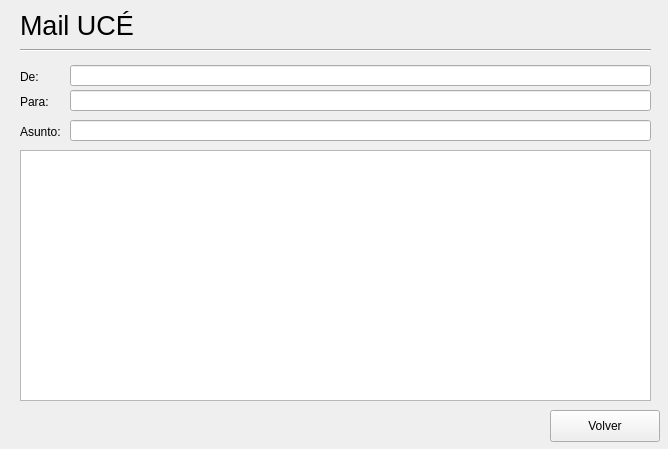
<?xml version="1.0" encoding="UTF-8"?>
<ui version="4.0">
 <class>Form</class>
 <widget class="QWidget" name="Form">
  <property name="geometry">
   <rect>
    <x>0</x>
    <y>0</y>
    <width>668</width>
    <height>449</height>
   </rect>
  </property>
  <property name="windowTitle">
   <string>Mail UCÉ - Leer Correo</string>
  </property>
  <property name="windowOpacity">
   <double>1.000000000000000</double>
  </property>
  <widget class="Line" name="line">
   <property name="geometry">
    <rect>
     <x>20</x>
     <y>40</y>
     <width>631</width>
     <height>20</height>
    </rect>
   </property>
   <property name="orientation">
    <enum>Qt::Horizontal</enum>
   </property>
  </widget>
  <widget class="QLabel" name="label">
   <property name="geometry">
    <rect>
     <x>20</x>
     <y>10</y>
     <width>381</width>
     <height>31</height>
    </rect>
   </property>
   <property name="font">
    <font>
     <pointsize>20</pointsize>
    </font>
   </property>
   <property name="text">
    <string>Mail UCÉ</string>
   </property>
  </widget>
  <widget class="QLabel" name="label_2">
   <property name="geometry">
    <rect>
     <x>20</x>
     <y>95</y>
     <width>56</width>
     <height>13</height>
    </rect>
   </property>
   <property name="text">
    <string>Para:</string>
   </property>
  </widget>
  <widget class="QLineEdit" name="recipientsLineEdit">
   <property name="geometry">
    <rect>
     <x>70</x>
     <y>90</y>
     <width>581</width>
     <height>21</height>
    </rect>
   </property>
   <property name="readOnly">
    <bool>true</bool>
   </property>
  </widget>
  <widget class="QTextEdit" name="bodyTextEdit">
   <property name="geometry">
    <rect>
     <x>20</x>
     <y>150</y>
     <width>631</width>
     <height>251</height>
    </rect>
   </property>
   <property name="readOnly">
    <bool>true</bool>
   </property>
  </widget>
  <widget class="QLabel" name="label_3">
   <property name="geometry">
    <rect>
     <x>20</x>
     <y>125</y>
     <width>56</width>
     <height>13</height>
    </rect>
   </property>
   <property name="text">
    <string>Asunto:</string>
   </property>
  </widget>
  <widget class="QLineEdit" name="subjectLineEdit">
   <property name="geometry">
    <rect>
     <x>70</x>
     <y>120</y>
     <width>581</width>
     <height>21</height>
    </rect>
   </property>
   <property name="readOnly">
    <bool>true</bool>
   </property>
  </widget>
  <widget class="QPushButton" name="backButton">
   <property name="geometry">
    <rect>
     <x>550</x>
     <y>410</y>
     <width>110</width>
     <height>32</height>
    </rect>
   </property>
   <property name="text">
    <string>Volver</string>
   </property>
  </widget>
  <widget class="QLabel" name="label_4">
   <property name="geometry">
    <rect>
     <x>20</x>
     <y>70</y>
     <width>56</width>
     <height>13</height>
    </rect>
   </property>
   <property name="text">
    <string>De:</string>
   </property>
  </widget>
  <widget class="QLineEdit" name="fromLineEdit">
   <property name="geometry">
    <rect>
     <x>70</x>
     <y>65</y>
     <width>581</width>
     <height>21</height>
    </rect>
   </property>
   <property name="text">
    <string/>
   </property>
   <property name="readOnly">
    <bool>true</bool>
   </property>
  </widget>
 </widget>
 <resources/>
 <connections/>
</ui>
